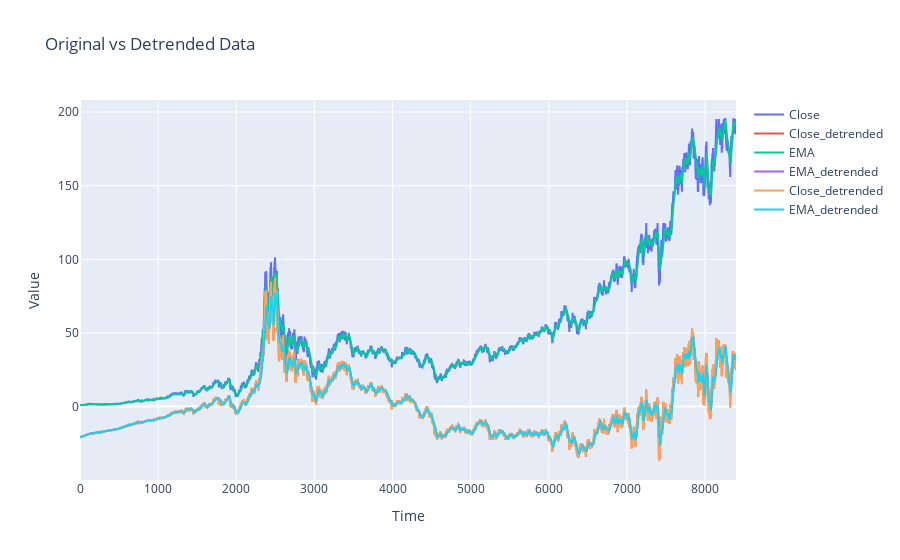

Notebook source saved alongside this figure:
### Code cell
import pandas as pd
import numpy as np
from sklearn.preprocessing import PolynomialFeatures
from sklearn.linear_model import LinearRegression
import plotly.graph_objects as go
from statsmodels.regression.linear_model import OLS
from statsmodels.tools.tools import add_constant

def has_trend(series, threshold=0.2):
    x = np.arange(len(series))
    x = add_constant(x)
    model = OLS(series, x).fit()
    slope = model.params[1]
    return abs(slope) > threshold

def detrend_with_poly(data, degree=2):
    y = data.values
    x = np.arange(len(y)).reshape(-1, 1)
    poly = PolynomialFeatures(degree=degree)
    X_poly = poly.fit_transform(x)
    model = LinearRegression().fit(X_poly, y)
    trend = model.predict(X_poly)
    return y - trend

def clean_data(df):
    df = df.replace([np.inf, -np.inf], np.nan).dropna(axis=1, how='any')
    df = df.select_dtypes(include=[np.number])
    return df

def plot_original_vs_detrended(df, columns_to_plot):
    fig = go.Figure()
    for col in columns_to_plot:
        if col in df.columns:
            fig.add_trace(go.Scatter(x=df.index, y=df[col], mode='lines', name=col))
        detrended_col = col + '_detrended'
        if detrended_col in df.columns:
            fig.add_trace(go.Scatter(x=df.index, y=df[detrended_col], mode='lines', name=detrended_col))
    fig.update_layout(title="Original vs Detrended Data", xaxis_title="Time", yaxis_title="Value")
    fig.show()

def auto_detrend_and_plot(df, columns_to_analyze, columns_to_plot, threshold=0.01):
    df = clean_data(df)
    for col in columns_to_analyze:
        if col in df.columns and df[col].dtype != 'object':
            if has_trend(df[col], threshold=threshold):
                detrended_col = col + '_detrended'
                df[detrended_col] = detrend_with_poly(df[col])
    plot_original_vs_detrended(df, columns_to_plot)

# Load your dataset
df = pd.read_csv('Data/IndicatorData/ADI_modified.csv')

# Specify columns to analyze and to plot
columns_to_analyze = df.columns  # or a subset list
columns_to_plot = ['Close', 'EMA', 'Close_detrended', 'EMA_detrended']  # Specify columns here

# Automatically detrend and plot specified columns
auto_detrend_and_plot(df, columns_to_analyze, columns_to_plot)

### Figure 1 — Plotly figure (JSON) as saved in the notebook; plotly's stock layout.template omitted (floating-point values rounded to 4 significant figures; data arrays with more than 128 entries replaced by an {"elided": "..."} marker saying what was removed)
{"data": [{"mode": "lines", "name": "Close", "type": "scatter", "x": {"elided": "8397 int values"}, "y": {"elided": "8397 float values"}}, {"mode": "lines", "name": "Close_detrended", "type": "scatter", "x": {"elided": "8397 int values"}, "y": {"elided": "8397 float values"}}, {"mode": "lines", "name": "EMA", "type": "scatter", "x": {"elided": "8397 int values"}, "y": {"elided": "8397 float values"}}, {"mode": "lines", "name": "EMA_detrended", "type": "scatter", "x": {"elided": "8397 int values"}, "y": {"elided": "8397 float values"}}, {"mode": "lines", "name": "Close_detrended", "type": "scatter", "x": {"elided": "8397 int values"}, "y": {"elided": "8397 float values"}}, {"mode": "lines", "name": "EMA_detrended", "type": "scatter", "x": {"elided": "8397 int values"}, "y": {"elided": "8397 float values"}}], "layout": {"title": {"text": "Original vs Detrended Data"}, "xaxis": {"title": {"text": "Time"}}, "yaxis": {"title": {"text": "Value"}}}}
